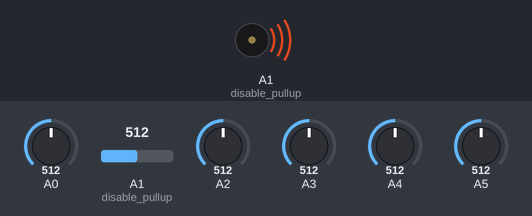
A sketch run on a simulated Arduino Uno, built with avr-gcc and run on an emulated ATmega328P. Parts: buzzer (waves = sounding). The test bench sets the inputs (shaded band); at power-on: A0 = 512, A1 (disable_pullup) = 512, A2 = 512, A3 = 512, A4 = 512, A5 = 512. What the sketch prints to the serial monitor is not drawn.

Above: at 2.1 s.
At 4.2 s:
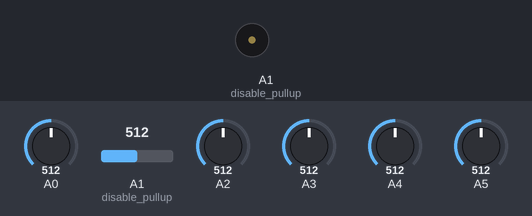
4.3 s: A0 set to 758
5.8 s: A0 set to 784
7.9 s: A1 (disable_pullup) set to 760
9.4 s: A1 (disable_pullup) set to 780
11.5 s: A2 set to 757
13.0 s: A2 set to 777
Timing chart, 0 to 16.0 s (numbered marks = the images above; inputs shaded):
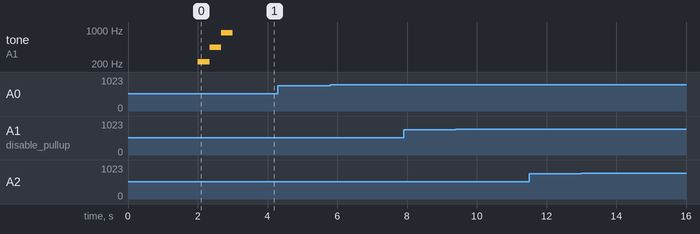

Measured:
- after the input at 4.3 s, every drawn part: stays the same
- after the input at 5.8 s, every drawn part: stays the same
- after the input at 7.9 s, every drawn part: stays the same
- after the input at 9.4 s, every drawn part: stays the same
- after the input at 11.5 s, every drawn part: stays the same
- after the input at 13.0 s, every drawn part: stays the same

The sketch:

DuinoDrum.ino
```cpp
//MIDI specs
#define MIDI_CHANNEL 0x09 // can be customized from 0x00 to 0x0F, ox09 = Channel 10 = percussion in General Midi

#define MIDI_NOTE_ON 0x90 | MIDI_CHANNEL
#define MIDI_NOTE_OFF 0x80  | MIDI_CHANNEL
#define MIDI_SERIAL_RATE 31250
#define MIDI_MAX_VELOCITY 127

// Number of sensors
#define NOTES 6
#define DEBOUNCING_TIME 160 // in milliseconds

unsigned short notes[NOTES];

//Sensitivity range for velocity
boolean noteOn[NOTES];
boolean noteSent[NOTES];
boolean calibrationFinished;
boolean sending;

unsigned short noteVelocity[NOTES];  // from analog input in range 0..1023
unsigned short noisegate[NOTES];
unsigned short peak[NOTES];

unsigned long powerOnTime; // Used to enable calibration mode
unsigned long lastNoteTime[NOTES];


void setup()
{
  Serial.begin(MIDI_SERIAL_RATE);

  powerOnTime = millis();
  calibrationFinished = false;

  for (short note = 0; note < NOTES; ++note)
  {
    noteOn[note] = false;
    noteSent[note] = true;
    noteVelocity[note] = 0;
    lastNoteTime[note] = 0;
  }

  // Note assignments
  // see https://en.wikipedia.org/wiki/General_MIDI#Percussion
  notes[0] = 35; // Bass Drum 1
  notes[1] = 42; // Low Tom 1
  notes[2] = 50; // Ride Cymbal 1
  notes[3] = 48; // Crash Cymbal 1
  notes[4] = 37; // Snare Drum 1
  notes[5] = 49; // High Tom 1
}

void loop()
{
  unsigned long currentTime = millis();
  boolean calibrationMode = (currentTime-powerOnTime) < 2000; // First 2 seconds at power on: Don't hit the pads!

  for (short note = 0; note < NOTES; ++note)
  {
    delay(1);
    unsigned short velocity = analogRead(note);

    if(peak[note]<velocity) peak[note]=velocity;

    if(calibrationMode)
    {
      if(noisegate[note] < (1.5 * velocity)){
        noisegate[note] = (1.5 * velocity);
      }
    }
    else
    {
      if(!calibrationFinished)
      {
        beep();
        calibrationFinished = true;
      }
      else if (velocity > noisegate[note])
      {
        if (noteOn[note])
        {
          if (velocity > noteVelocity[note])
          {
            noteVelocity[note] = velocity;
          }
          else {
            // Peak sample reached
            sendNote(note);
            noteOn[note] = false;
            noteVelocity[note] = 0;
          }
        }
        else if ((currentTime - lastNoteTime[note]) > DEBOUNCING_TIME)
        {
          noteOn[note] = true;
          noteVelocity[note] = velocity;
          noteSent[note]=false;
          lastNoteTime[note] = currentTime;
        }
      }
      else
      {
        if(noteOn[note])
        {
          if(noteSent[note]==false)
          {
            // Single sample above noisegate
            sendNote(note);
          }
          noteOn[note] = false;
          noteVelocity[note] = 0;
        }
      }
    }
  }
}

void sendNote(short note)
{
    Serial.write(MIDI_NOTE_ON);
    Serial.write(notes[note]);
    Serial.write(map(noteVelocity[note], noisegate[note], peak[note], 0, MIDI_MAX_VELOCITY));
    //Serial.write(MIDI_NOTE_OFF);
    //Serial.write(notes[note]);
    //Serial.write(1);
    noteSent[note] = true;
}

void beep()
{
   // Usse piezo sensor as buzzer
   pinMode(A1, OUTPUT);
   tone(A1, 220, 333);
   delay(333);
   tone(A1, 440, 333);
   delay(333);
   tone(A1, 880, 333);
   delay(333);
   pinMode(A1, INPUT); // disable pullup
}
```
